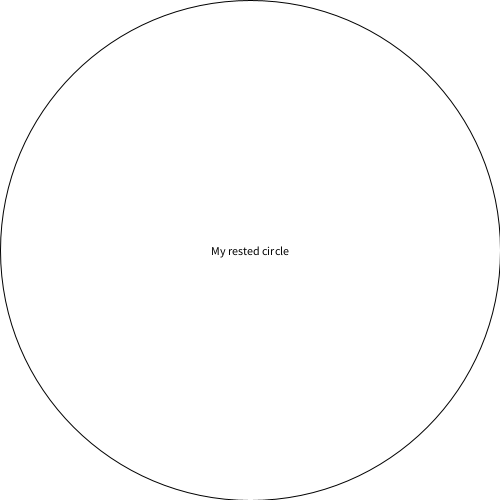
Frame 1 (no input)
Frame 60 (the mouse pressed at the canvas centre just before this capture): identical to frame 1, image omitted
Frame 120 (the mouse held since frame 60 and released just before this capture): identical to frame 1, image omitted

The Processing sketch that drew this single still picture (run headless with seeded random() and noise(); from frame 60 on, the mouse is pressed at the canvas centre):

// Processing sketch: Demo_Morning_Data_Portrait_v2
// ── Demo_Morning_Data_Portrait_v2.pde
// Rest Orb

void setup() {
  size(500, 500);
  background(255);

  // Inputs
  int hourIWoke = 7;
  float hoursSlept = 8.0;
  int coffeeCups = 0;

  // Rest score in [0,1] (simple model)
  float restScore = hoursSlept / 8.0;            // 8h ideal
  restScore -= abs(hourIWoke - 7) * 0.3;        // farther from ~7am = worse
  restScore -= coffeeCups * 0.08;                // each cup reduces rest
  restScore = constrain(restScore, 0, 1);

  // Circle size from restScore
  float d = width;          // base diameter
  d *= restScore;   // compound multiply


  // tired→darker, rested→lighter
  int c = int(restScore * 255);
  fill(c);
  circle(width/2, height/2, d);
  
  // Add text
  textAlign(CENTER, CENTER);
  textSize(12);
  if (c <= 255/2){
    fill(255);
    text("My sleepy circle", width/2, height/2);
  }else{
    fill(0);
    text("My rested circle", width/2, height/2);
  }

  // Console output
  println("restScore:", nf(restScore,1,2));
  println("coffeeCups:", coffeeCups);
}
void draw() {}
